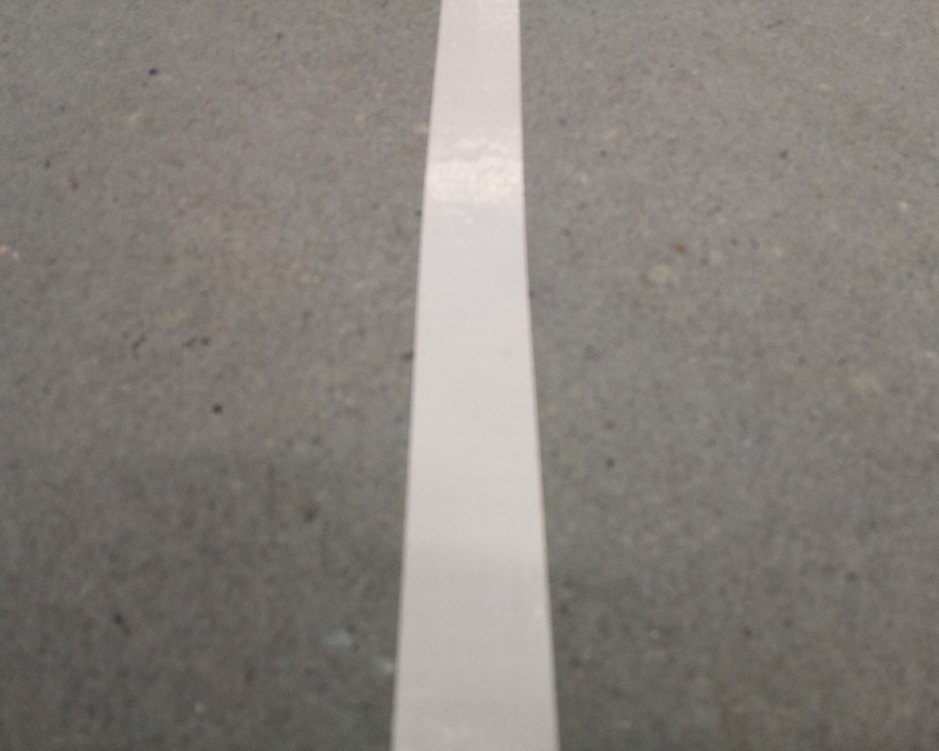
#> input picture .init/test_traitement_image/photo_test.jpg, 939 x 751 px, shrunk from 1280 x 1024 before the run
$ python line_detection.py
#> lines starting #> are read from the running program, lines starting #| are printed output that depends on the picture; after the words box and inside, x2 and y2 are one past the last pixel; in counts of white or black regions, pixels touching at a corner belong together
from __future__ import division

import cv2
import numpy as np

# Input Image
image = cv2.imread("photo_test.jpg")
#> image is the input picture: shape (751, 939, 3); mean B, G, R 123.1, 128.8, 134.3
h, w = image.shape[:2]
#> h = 751; w = 939
print(w, h)
#| 939 751

# Convert to HSV color space

blur = cv2.blur(image, (5, 5))
# ret,thresh1 = cv2.threshold(image,127,255,cv2.THRESH_BINARY)
ret, thresh1 = cv2.threshold(blur, 168, 255, cv2.THRESH_BINARY)
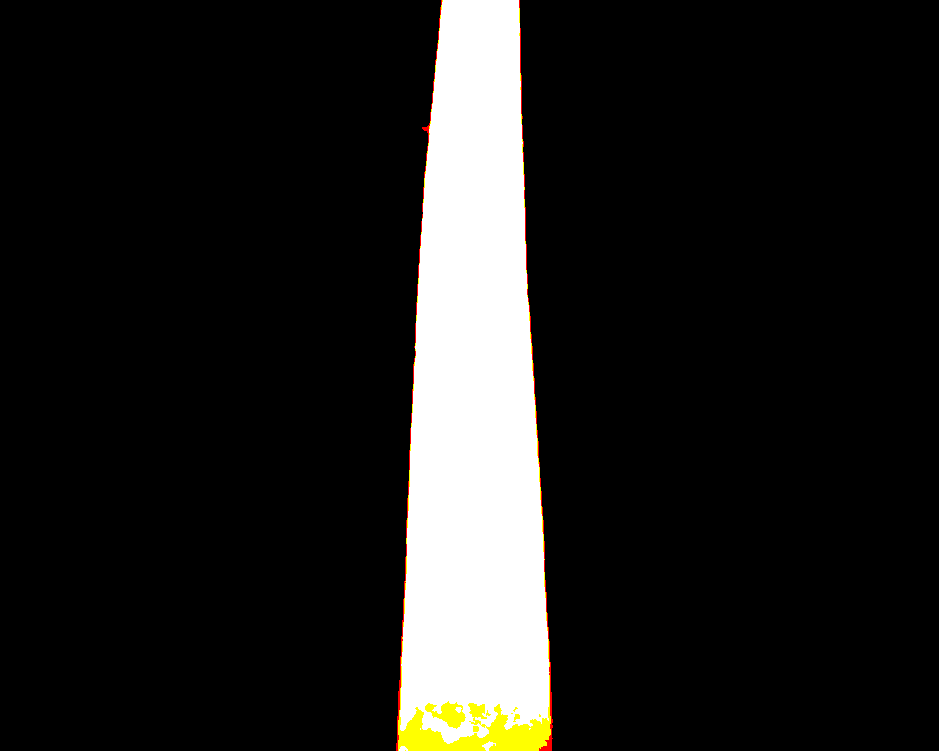
#> thresh1: shape (751, 939, 3); mean B, G, R 30.3, 32.1, 32.6
hsv = cv2.cvtColor(thresh1, cv2.COLOR_RGB2HSV)
#> hsv: shape (751, 939, 3); mean H, S, V 0.9, 2.3, 32.6

# Define range of white color in HSV
lower_white = np.array([0, 0, 168])
upper_white = np.array([172, 111, 255])
# Threshold the HSV image
mask = cv2.inRange(hsv, lower_white, upper_white)
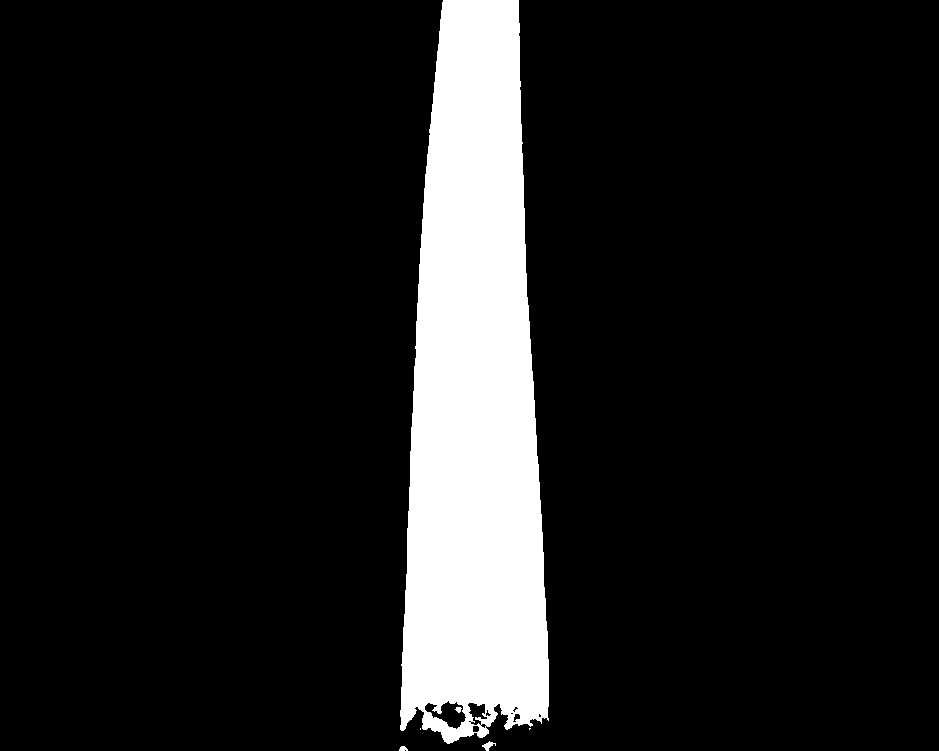
#> mask: shape (751, 939); 11.9% white; 6 white regions (2 under 20 px), largest, box (x1, y1, x2, y2) and area: (400, 0, 549, 744) 83702, (482, 741, 496, 751) 64, (399, 746, 408, 751) 34, (455, 707, 462, 713) 28
# cv2.imwrite('out_test.png', mask)
# Remove noise
kernel_erode = np.ones((6, 6), np.uint8)

eroded_mask = cv2.erode(mask, kernel_erode, iterations=1)
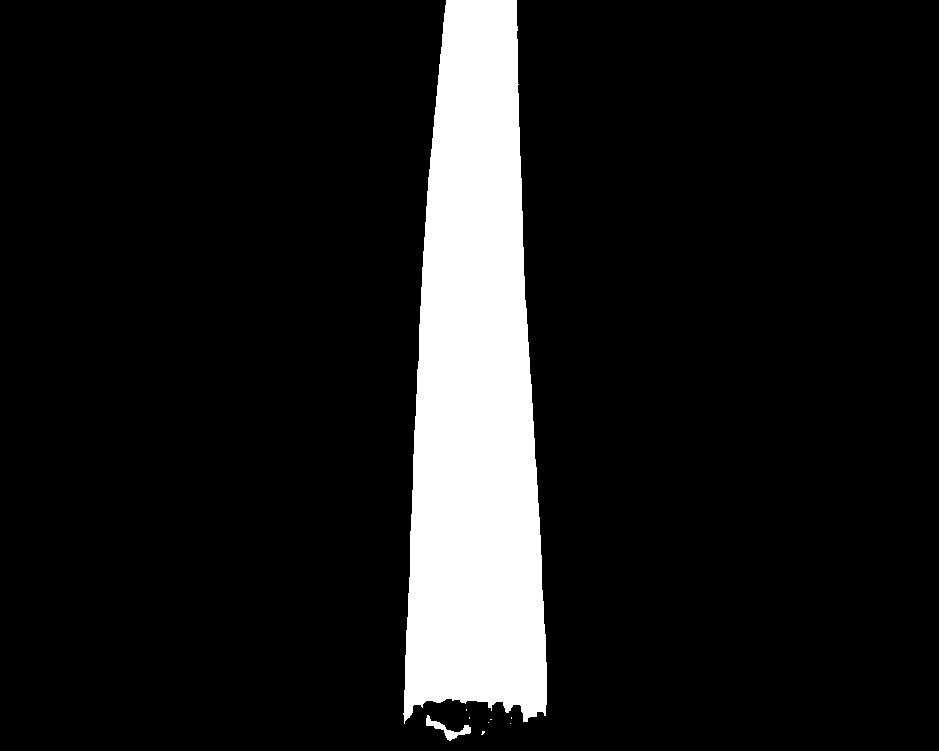
#> eroded_mask: shape (751, 939); 11.1% white; 9 white regions (7 under 20 px), largest, box (x1, y1, x2, y2) and area: (403, 0, 547, 724) 77784, (426, 715, 471, 741) 331
kernel_dilate = np.ones((4, 4), np.uint8)
dilated_mask = cv2.dilate(eroded_mask, kernel_dilate, iterations=1)
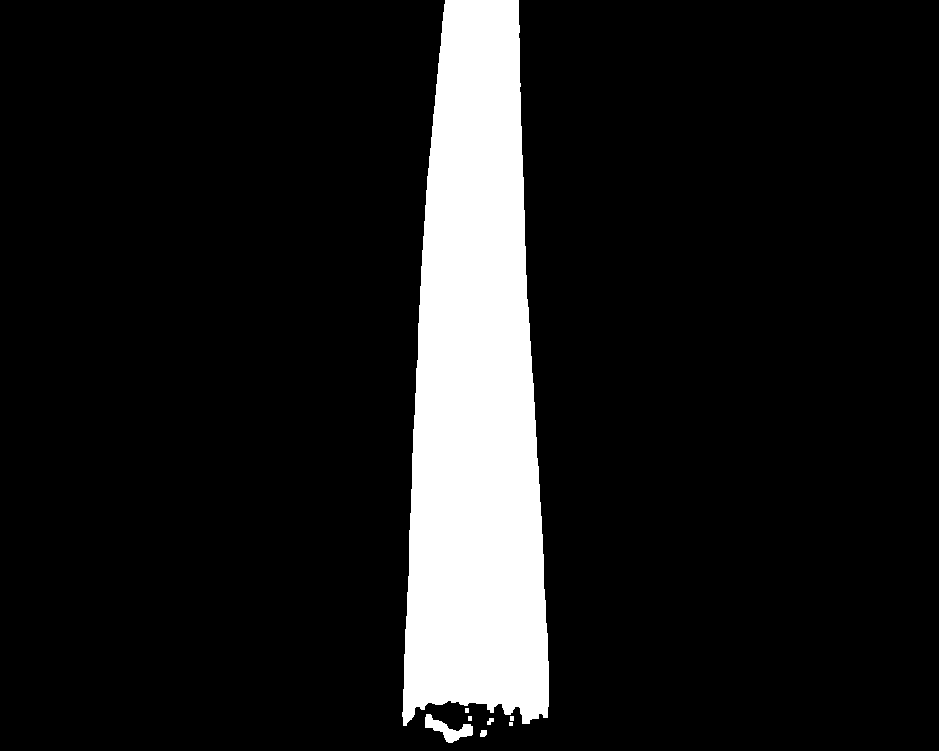
#> dilated_mask: shape (751, 939); 11.5% white; 8 white regions (1 under 20 px)

# Find the different contours
contours, hierarchy = cv2.findContours(
    dilated_mask, cv2.RETR_TREE, cv2.CHAIN_APPROX_SIMPLE
)
#> contours = 8 contours, 4 with area under 20; largest, box (x1, y1, x2, y2) and area: (402, 0, 549, 726) 79626, (425, 714, 473, 743) 508, (480, 730, 487, 737) 32, (487, 718, 494, 725) 22
# Sort by area (keep only the biggest one)
im2 = cv2.drawContours(image, contours, -1, (0, 255, 0), 3)

cv2.imwrite("out_test.png", im2)
print(len(contours))
#| 8
contours = sorted(contours, key=cv2.contourArea, reverse=True)[:1]
#> contours = 1 contour; box (x1, y1, x2, y2) and area: (402, 0, 549, 726) 79626

if len(contours) > 0:
    M = cv2.moments(contours[0])
#> M = moments, m00 79626.5, centre m10/m00, m01/m00 = (475.5, 393.3)
    # Centroid
    cx = int(M["m10"] / M["m00"])
#> cx = 475
    cy = int(M["m01"] / M["m00"])
#> cy = 393
    print("Centroid of the biggest area: ({}, {})".format(cx, cy))
#| Centroid of the biggest area: (475, 393)
else:
    print("No Centroid Found")
